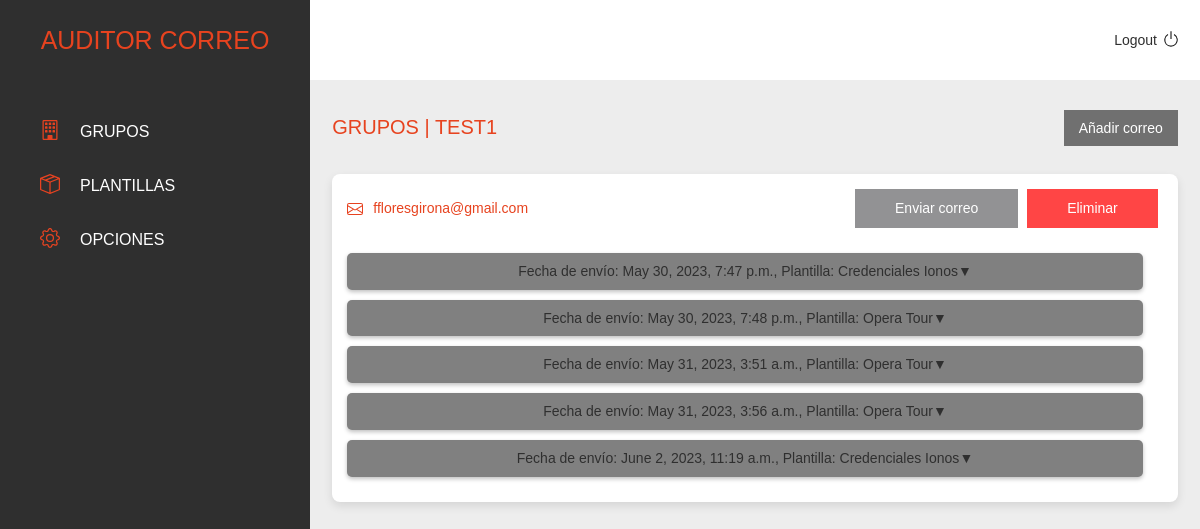
The page /grupos/3 (signed in) on the database as committed earlier.
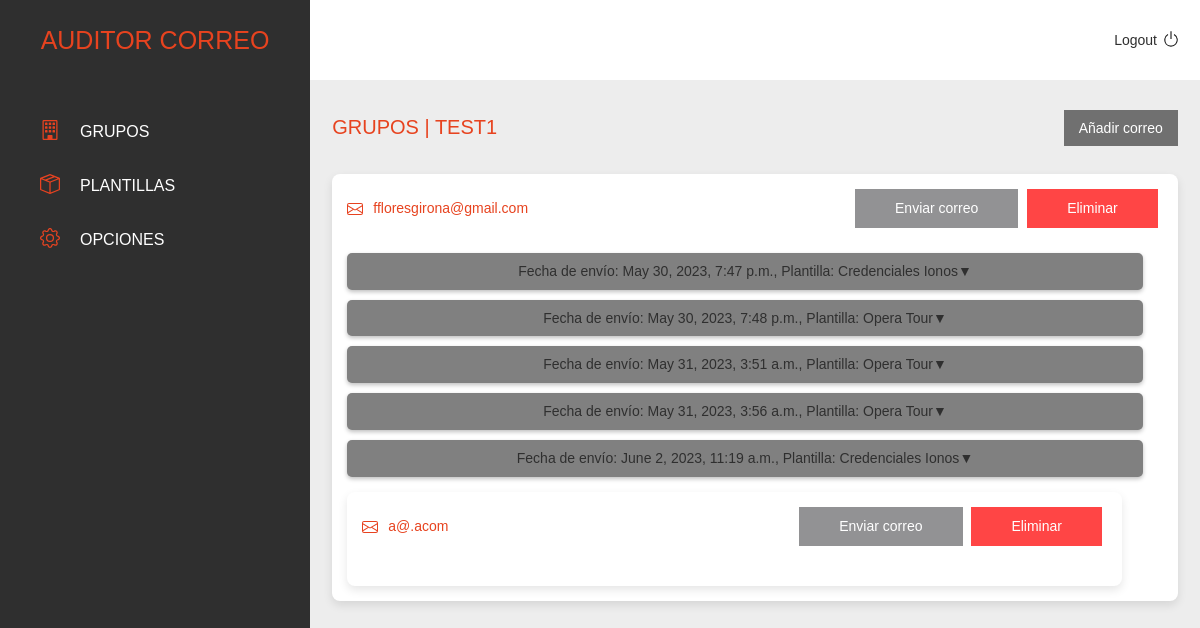
The same page on the database as committed later.
### backend/correos/models.py (models this page shows)
class Correos(models.Model):
    id = models.AutoField(primary_key=True)
    correo = models.EmailField(max_length=35)
    grupo = models.ForeignKey(Grupos, on_delete=models.CASCADE)
    propietario = models.ForeignKey(User, on_delete=models.CASCADE)
    def __str__(self):
        return self.correo

### backend/smtp/models.py (models this page shows)
class Enviados(models.Model):
    fecha_envio = models.DateTimeField(auto_now_add=True)
    plantilla = models.ForeignKey(Plantillas, on_delete=models.CASCADE)
    correo = models.ForeignKey(Correos, on_delete=models.CASCADE)
    propietario = models.ForeignKey(User, on_delete=models.CASCADE)
    def __str__(self):
        return str(self.id)

### backend/plantillas/models.py (models this page shows, shortened)
class Plantillas(models.Model):
    OPCIONES = [
        ('phishing', 'phishing'),
        ('acceso', 'acceso'),
    ]
    id = models.AutoField(primary_key=True)
    tipo = models.CharField(max_length=20, choices=OPCIONES)
    nombre = models.CharField(max_length=50)
    asunto = models.CharField(max_length=100)
    mensaje = models.TextField()
    imagen = models.ImageField(upload_to='imagenes')
    plantilla = models.TextField()
    redireccion = models.CharField(max_length=200, null=True, blank=True)
    pdf = models.FileField(upload_to='pdfs', null=True, blank=True)
    emisor = models.ForeignKey(Emisores, on_delete=models.CASCADE)
    propietario = models.ForeignKey(User, null=True, on_delete=models.CASCADE)

### backend/correos/views.py (the view, shortened to what this page needs)
# urls.py: path('grupos/<str:id>', views.index, name='correos'),
@login_required(login_url='/accounts/login/')
def index(request, id=None):
    if request.method == 'GET':
        datos = obtener_datos_correos(request, id)
        data = {
            'datos': datos,
        }
    print(datos)
    return render(request, 'backend/correos/index.html', data)

### backend/registradores/models.py (called while the page is built)
    def __str__(self):
        return f'LogEntry #{self.id}'

    def __str__(self):
        return f'LogEntry #{self.id}'

    def __str__(self):
        return f'LogEntry #{self.id}'

    def __str__(self):
        return str(self.id)

### templates/backend/correos/index.html (shortened to what this page needs)
{% extends "backend/base.html" %}
{% load static %}
{% block content %}
<div class="titleOptions">
    <h1 class="sectionTitle uppercase">grupos | {{ datos.0.grupo }}</h1>
    <button class="addNewItem" onclick="toggleModal('añadir-correo')">Añadir correo</button>
</div>
{% for datos_correo in datos %}
    <div class="box">
        <div class="box-header">
            <div class="box-header-info">
                <div><img class="mail-icon" src="{% static 'images/frontend/icons/mail.svg' %}"></div>
                <div><h6 class="orange email-text">{{ datos_correo.correo.correo }}</h6></div>
            </div>
            <div>
                <button onclick="toggleModal('enviar{{datos_correo.correo.id}}')" class="button blue-btn"><h6>Enviar correo</h6></button>
                <button onclick="toggleModal('delete{{datos_correo.correo.id}}')" class="button red-btn"><h6>Eliminar</h6></button>
            </div>
        </div>
        <div class="box-body box-body-left">
            <div id="pc-options-box-{{ forloop.counter }}" class="pc-options-box">
                {% for enviado in datos_correo.enviados %}
                <div class="table-box" id="table-box-{{ forloop.parentloop.counter }}-{{ forloop.counter }}">
                    <h6 style="justify-content: center;" class="toggleTable" onclick="toggleTable('credenciales-{{ forloop.parentloop.counter }}-{{ forloop.counter }}')">Fecha de envío: {{ enviado.enviado.fecha_envio }}, Plantilla: {{ enviado.enviado.plantilla.nombre }} <span class="arrow">&#x25BC;</span></h6>
            {% endfor %}
        </div>
    </div>
</div>
{% endfor %}
{% endblock %}

Rows that differ between the two databases and show on the page:
added Correos: correo.correo "a@.acom"
